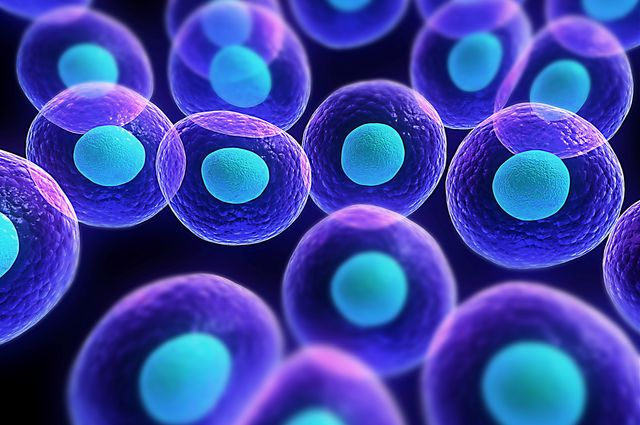
#> input picture assignment-1/cells2.png, 640 x 425 px
$ python self-experiments.py
#> lines starting #> are read from the running program, lines starting #| are printed output that depends on the picture
from PIL import Image
import numpy as np
import csv
from numpy import genfromtxt
from matplotlib import pyplot as plt

def read_SE_Values(filename):
    SE_txt = []
    with open(filename,'r') as f1_csv:
        csv_reader = csv.reader(f1_csv)
        for line in csv_reader:
            SE_txt.append(list(map(int, line)))

    SE = np.array(SE_txt)
    return SE

def self_experiment_1():

    img_name = "cells2"
    img= Image.open(img_name + ".png").convert('L')
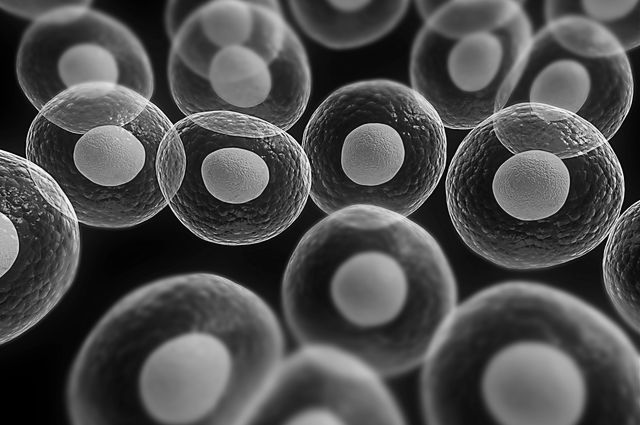
#> img: PIL image 640x425 L; min 0, max 254, mean 76.6
    image_np = np.array(img)

    np.savetxt(img_name + '.txt', image_np,
               delimiter=', ', newline='\n', fmt='%d')

    SE = np.ones((5,3), int)

    padding_y , padding_x = SE.shape[0]//2, SE.shape[1]//2

    image_np_with_boundary_erosion = np.pad(image_np, ((padding_y, padding_y),(padding_x, padding_x)), mode='constant', constant_values=255)
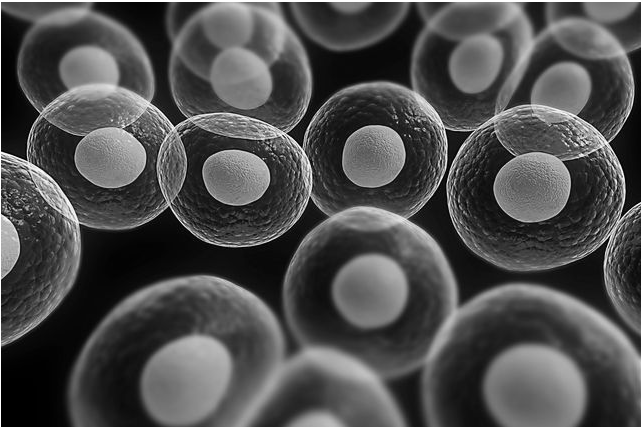
#> image_np_with_boundary_erosion: shape (429, 642); min 0, max 255, mean 78.8

    image_np_with_boundary_dilation = np.pad(image_np, ((padding_y, padding_y),(padding_x, padding_x)), mode='constant', constant_values=0)

    img_erosion = np.zeros((image_np.shape[0], image_np.shape[1]), int)
    img_dilation = np.zeros((image_np.shape[0], image_np.shape[1]), int)
    square_five_ones_SE = np.ones((4,4), int)


    for i in range(image_np_with_boundary_erosion.shape[0]-SE.shape[0]):
        for j in range(image_np_with_boundary_erosion.shape[1]-SE.shape[1]):
            img_subarr = image_np_with_boundary_erosion[i:i+SE.shape[0], j:j+SE.shape[1]]

            img_erosion[i,j] = np.min(img_subarr)
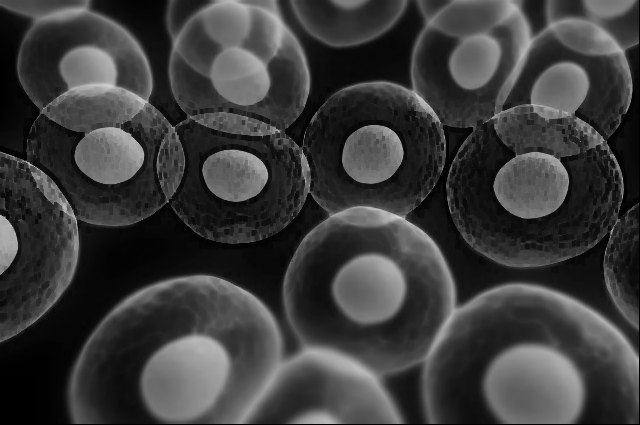
#> img_erosion: shape (425, 640) int64; min 0, max 214, mean 59.8


    for i in range(image_np_with_boundary_dilation.shape[0]-SE.shape[0]):
        for j in range(image_np_with_boundary_dilation.shape[1]-SE.shape[1]):
            img_subarr = image_np_with_boundary_dilation[i:i+SE.shape[0], j:j+SE.shape[1]]

            img_dilation[i,j] = np.max(img_subarr)
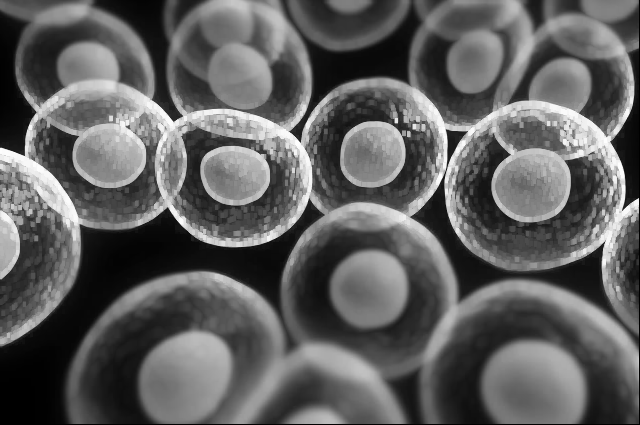
#> img_dilation: shape (425, 640) int64; min 0, max 254, mean 95.2

    np.savetxt(img_name + '_erosion.txt', img_erosion,
               delimiter=', ', newline='\n', fmt='%d')
    np.savetxt(img_name + '_dilation.txt', img_dilation,
               delimiter=', ', newline='\n', fmt='%d')

    plt.imshow(image_np, cmap='gray')
    plt.savefig(img_name + '_gray.png')

    plt.imshow(img_erosion, cmap='gray')
    plt.savefig(img_name + '_erosion.png')

    plt.imshow(img_dilation, cmap='gray')
    plt.savefig(img_name + '_dilation.png')


    turn_off_axes = True
    plt.subplot(1, 4, 1)
    # grid for the image
    ax = plt.gca()
    ax.set_xticks(np.arange(-.5, 10, 1), minor=True)
    ax.set_yticks(np.arange(-.5, 10, 1), minor=True)
    ax.grid(which='minor', color='b', linestyle='-', linewidth=1)
    plt.imshow(SE, cmap='gray')
    plt.title('SE')
    # plt.axis('off') if turn_off_axes else None

    # plot main images
    plt.subplot(1, 4, 2)
    # grid for the image
    ax = plt.gca()
    ax.set_xticks(np.arange(-.5, 10, 1), minor=True)
    ax.set_yticks(np.arange(-.5, 10, 1), minor=True)
    ax.grid(which='minor', color='b', linestyle='-', linewidth=1)

    plt.imshow(img, cmap='gray')
    plt.title('image')
    plt.axis('off') if turn_off_axes else None

    # Plot the bordered image
    plt.subplot(1, 4, 3)
    # grid for the image
    ax = plt.gca()
    ax.set_xticks(np.arange(-.5, 10, 1), minor=True)
    ax.set_yticks(np.arange(-.5, 10, 1), minor=True)
    ax.grid(which='minor', color='b', linestyle='-', linewidth=1)

    plt.imshow(image_np_with_boundary_dilation, cmap='gray')
    plt.title('img_with_boundary')
    plt.axis('off') if turn_off_axes else None

    # Plot the exepected output
    plt.subplot(1, 4, 4)
    ax = plt.gca()
    ax.set_xticks(np.arange(-.5, 10, 1), minor=True)
    ax.set_yticks(np.arange(-.5, 10, 1), minor=True)
    ax.grid(which='minor', color='b', linestyle='-', linewidth=1)

    plt.imshow(img_dilation, cmap='gray')
    plt.title('Image after operation')
    plt.axis('off') if turn_off_axes else None
    # plt.show()
    plt.savefig(img_name + "_four_grids.png", bbox_inches='tight')
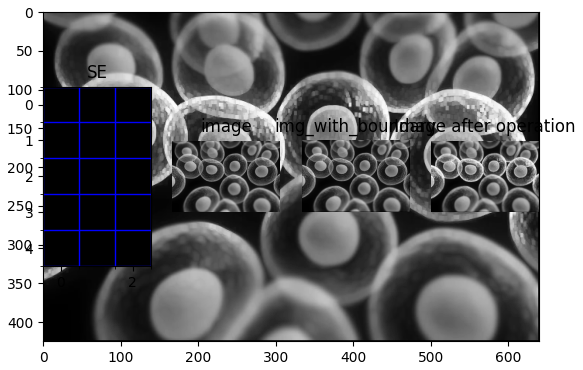
#> figure drawn by matplotlib, 5 panels


if __name__ == "__main__":
    self_experiment_1()

$ run again, with assignment-1/cells1.png copied over assignment-1/cells2.png
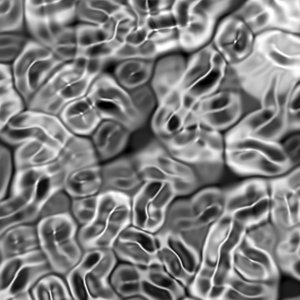
#> input picture assignment-1/cells1.png, 300 x 300 px
#> after the loop in self_experiment_1, `for i in range(image_np_with_boundary_erosion.shape[0]-SE.shape[0]):`:
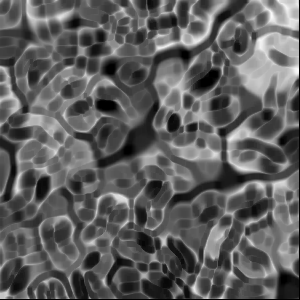
#> img_erosion: shape (300, 300) int64; min 0, max 251, mean 94.1
#> after the loop in self_experiment_1, `for i in range(image_np_with_boundary_dilation.shape[0]-SE.shape[0]):`:
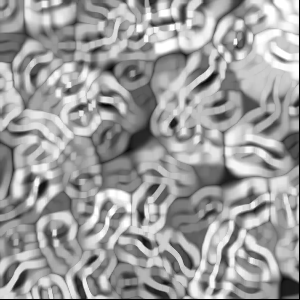
#> img_dilation: shape (300, 300) int64; min 0, max 255, mean 157.9

$ run again, with assignment-1/covid.png copied over assignment-1/cells2.png
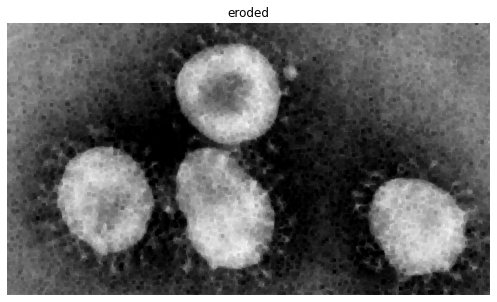
#> input picture assignment-1/covid.png, 497 x 302 px
#> after the loop in self_experiment_1, `for i in range(image_np_with_boundary_erosion.shape[0]-SE.shape[0]):`:
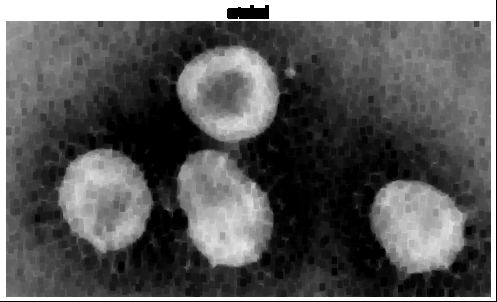
#> img_erosion: shape (302, 497) int64; min 0, max 255, mean 92.3
#> after the loop in self_experiment_1, `for i in range(image_np_with_boundary_dilation.shape[0]-SE.shape[0]):`:
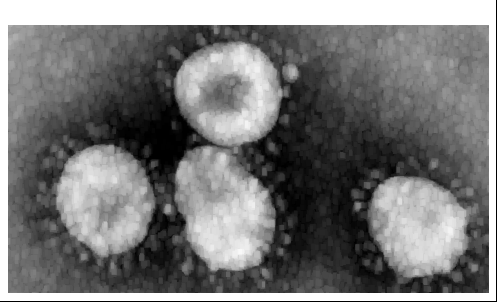
#> img_dilation: shape (302, 497) int64; min 0, max 255, mean 120.5
